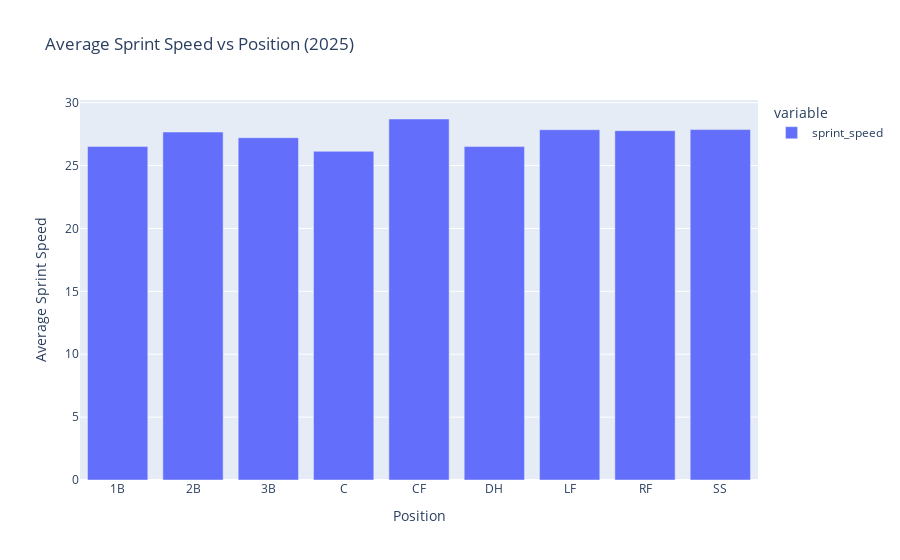

Notebook code for this chart:
### Code cell
fig = px.bar(
    df25_avg_sprintspeed,
    #color="age",
   # hover_data=["sprint_speed"],
    title="Average Sprint Speed vs Position (2025)"
)
fig.update_layout(
                  xaxis_title="Position",
                  yaxis_title="Average Sprint Speed")
fig.show()

### Figure 1 — Plotly figure (JSON) as saved in the notebook; plotly's stock layout.template omitted (floating-point values rounded to 4 significant figures)
{"data": [{"hovertemplate": "variable=sprint_speed<br>position=%{x}<br>value=%{y}<extra></extra>", "legendgroup": "sprint_speed", "marker": {"color": "#636efa", "pattern": {"shape": ""}}, "name": "sprint_speed", "orientation": "v", "showlegend": true, "textposition": "auto", "type": "bar", "x": ["1B", "2B", "3B", "C", "CF", "DH", "LF", "RF", "SS"], "xaxis": "x", "y": [26.51, 27.67, 27.21, 26.13, 28.7, 26.51, 27.85, 27.77, 27.86], "yaxis": "y"}], "layout": {"barmode": "relative", "legend": {"title": {"text": "variable"}, "tracegroupgap": 0}, "title": {"text": "Average Sprint Speed vs Position (2025)"}, "xaxis": {"anchor": "y", "domain": [0, 1], "title": {"text": "Position"}}, "yaxis": {"anchor": "x", "domain": [0, 1], "title": {"text": "Average Sprint Speed"}}}}
